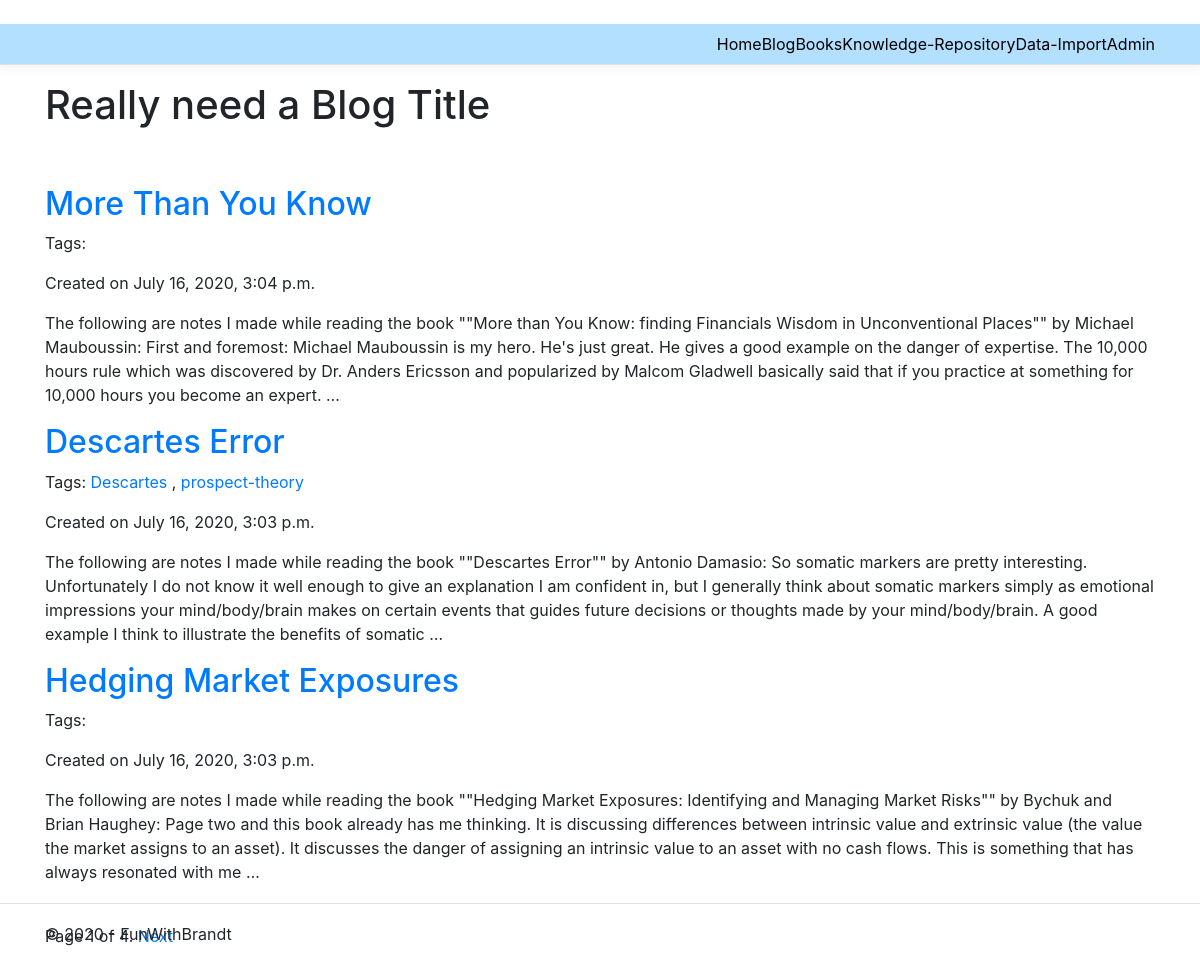
Screenshot of /blog/ with the database file from the repository.
### blog/models.py (models this page shows, shortened)
class Post(models.Model):
    title = models.CharField(max_length=300)
    slug = models.SlugField(max_length=250, unique_for_date='created') # I think this helps to make url strings
    body = models.TextField()
    created = models.DateTimeField(default=timezone.now())
    updated = models.DateField(auto_now=True)
    tags = TaggableManager()
    class Meta:
        ordering = ('-created',)
    def get_absolute_url(self):
        return reverse('blog:post_detail',
                       args=[self.created.year,
                             self.created.month,
                             self.created.day,
                             self.slug])

### blog/views.py (the view)
# urls.py: path('blog/', views.post_list, name='post_list' ),
def post_list(request, tag_slug=None):
    object_list = Post.objects.all()
    tag = None
    if tag_slug:
        tag = get_object_or_404(Tag, slug=tag_slug)
        object_list = object_list.filter(tags__in=[tag])
    paginator = Paginator(object_list, 3) # 3 posts per page
    page = request.GET.get('page') #what is this doing?
    try:
        posts = paginator.page(page)
    except PageNotAnInteger:
        posts = paginator.page(1)
    except EmptyPage:
        posts = paginator.page(paginator.num_pages)
    return render(request, 'blog/post/list.html', {'page': page,'posts': posts, 'tag': tag})

### blog/templates/blog/post/list.html (shortened to what this page needs)
﻿{% extends "blog/base.html" %}
{% block content %}
     <h1>Really need a Blog Title</h1>
    <br />
    <br />
    {% for post in posts %}
        <h2>
            <a href="{{ post.get_absolute_url }}">{{ post.title }}</a>
        </h2>
        <p>
            Tags:
            {% for tag in post.tags.all %}
                <a href="{% url "blog:post_list_by_tag" tag.slug %}">
                    {{ tag.name }}
                </a>
                {% if not forloop.last %}, {% endif %}
            {% endfor %}
        </p>
        <p class="date">
            Created on {{ post.created }}
        </p>
        {{ post.body|truncatewords:75|linebreaks }}
    {% endfor %}
    {% include "pagination.html" with page=posts %}
{% endblock %}

### blog/static/css/site.css (style rules this page uses)
a { color: #0366d6; }
html { font-size: 14px; }
@media (min-width: 768px) { html { font-size: 16px; } }
html { position: relative; min-height: 100%; }
body { margin-bottom: 60px; }

### rows the page displays
Post: title "More Than You Know", created "July 16, 2020, 3:04 p.m.", body "The following are notes I made while reading the book \"\"More than You Know: finding Financials Wisdom in Unconventional Places\"\" by Michael Mauboussin: First and foremost: Michael Mauboussin is my hero. He's just great. He gives a good example on the danger of expertise. The 10,000 hours rule which was discovered by Dr. Anders Ericsson and popularized by Malcom Gladwell basically said that if you practice at something for 10,000 hours you become an expert. …"
Post: title "Descartes Error", created "July 16, 2020, 3:03 p.m.", body "The following are notes I made while reading the book \"\"Descartes Error\"\" by Antonio Damasio: So somatic markers are pretty interesting. Unfortunately I do not know it well enough to give an explanation I am confident in, but I generally think about somatic markers simply as emotional impressions your mind/body/brain makes on certain events that guides future decisions or thoughts made by your mind/body/brain. A good example I think to illustrate the benefits of somatic …"
Tag: name "Descartes"
Tag: name "prospect-theory"
Post: title "Hedging Market Exposures", created "July 16, 2020, 3:03 p.m.", body "The following are notes I made while reading the book \"\"Hedging Market Exposures: Identifying and Managing Market Risks\"\" by Bychuk and Brian Haughey: Page two and this book already has me thinking. It is discussing differences between intrinsic value and extrinsic value (the value the market assigns to an asset). It discusses the danger of assigning an intrinsic value to an asset with no cash flows. This is something that has always resonated with me …"

### other values shown
{{ page.number }} "1"
{{ page.paginator.num_pages }} "4"
